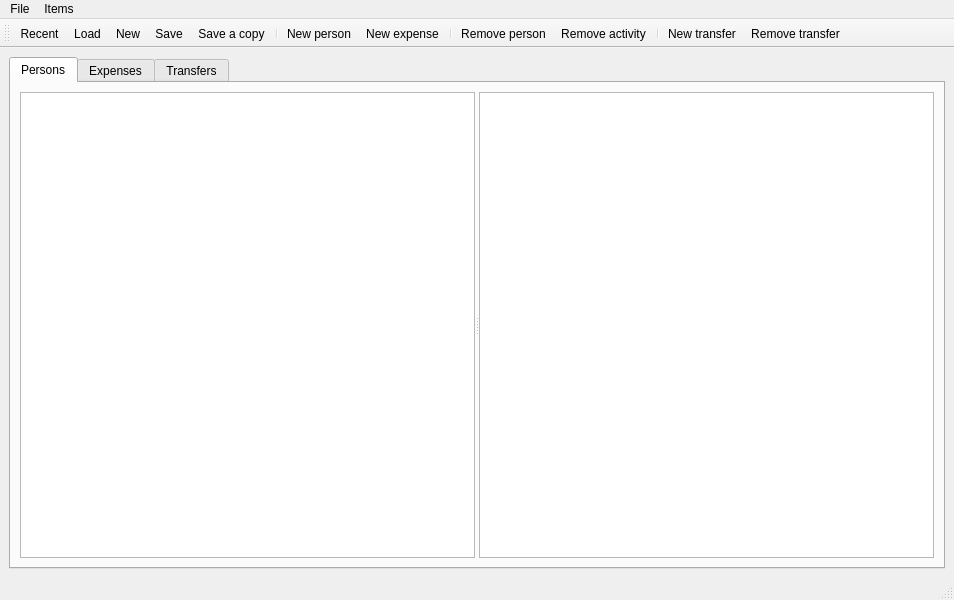
<?xml version="1.0" encoding="UTF-8"?>
<ui version="4.0">
 <class>caillasse</class>
 <widget class="QMainWindow" name="caillasse">
  <property name="geometry">
   <rect>
    <x>0</x>
    <y>0</y>
    <width>954</width>
    <height>600</height>
   </rect>
  </property>
  <property name="windowTitle">
   <string>Caillasse</string>
  </property>
  <widget class="QWidget" name="centralwidget">
   <layout class="QVBoxLayout" name="verticalLayout">
    <item>
     <widget class="QTabWidget" name="tabs">
      <property name="accessibleName">
       <string notr="true"/>
      </property>
      <property name="currentIndex">
       <number>0</number>
      </property>
      <widget class="QWidget" name="Persons">
       <attribute name="title">
        <string>Persons</string>
       </attribute>
       <layout class="QVBoxLayout" name="verticalLayout_3">
        <item>
         <widget class="QSplitter" name="splitter_2">
          <property name="orientation">
           <enum>Qt::Horizontal</enum>
          </property>
          <widget class="QTableView" name="all_persons">
           <property name="accessibleName">
            <string/>
           </property>
           <attribute name="horizontalHeaderVisible">
            <bool>true</bool>
           </attribute>
          </widget>
          <widget class="QTableView" name="one_person"/>
         </widget>
        </item>
       </layout>
      </widget>
      <widget class="QWidget" name="Expenses">
       <attribute name="title">
        <string>Expenses</string>
       </attribute>
       <layout class="QVBoxLayout" name="verticalLayout_2">
        <item>
         <widget class="QSplitter" name="splitter">
          <property name="orientation">
           <enum>Qt::Horizontal</enum>
          </property>
          <widget class="QTableView" name="all_expenses"/>
          <widget class="QTableView" name="one_expense"/>
         </widget>
        </item>
       </layout>
      </widget>
      <widget class="QWidget" name="transfers">
       <attribute name="title">
        <string>Transfers</string>
       </attribute>
       <layout class="QVBoxLayout" name="verticalLayout_4">
        <item>
         <widget class="QTableView" name="all_transfers"/>
        </item>
       </layout>
      </widget>
     </widget>
    </item>
   </layout>
  </widget>
  <widget class="QMenuBar" name="menubar">
   <property name="geometry">
    <rect>
     <x>0</x>
     <y>0</y>
     <width>954</width>
     <height>21</height>
    </rect>
   </property>
   <widget class="QMenu" name="menuLoad">
    <property name="title">
     <string>File</string>
    </property>
    <addaction name="actionNew"/>
    <addaction name="actionSave"/>
    <addaction name="actionSave_copy"/>
    <addaction name="actionLoad"/>
    <addaction name="actionRecent"/>
   </widget>
   <widget class="QMenu" name="menuItems">
    <property name="title">
     <string>Items</string>
    </property>
    <addaction name="actionNew_person"/>
    <addaction name="actionNew_expense"/>
    <addaction name="separator"/>
    <addaction name="actionRemove_person"/>
    <addaction name="actionRemove_activity"/>
   </widget>
   <addaction name="menuLoad"/>
   <addaction name="menuItems"/>
  </widget>
  <widget class="QStatusBar" name="statusbar"/>
  <widget class="QToolBar" name="toolBar">
   <property name="windowTitle">
    <string>toolBar</string>
   </property>
   <attribute name="toolBarArea">
    <enum>TopToolBarArea</enum>
   </attribute>
   <attribute name="toolBarBreak">
    <bool>false</bool>
   </attribute>
   <addaction name="actionRecent"/>
   <addaction name="actionLoad"/>
   <addaction name="actionNew"/>
   <addaction name="actionSave"/>
   <addaction name="actionSave_copy"/>
   <addaction name="separator"/>
   <addaction name="actionNew_person"/>
   <addaction name="actionNew_expense"/>
   <addaction name="separator"/>
   <addaction name="actionRemove_person"/>
   <addaction name="actionRemove_activity"/>
   <addaction name="separator"/>
   <addaction name="actionNew_transfer"/>
   <addaction name="actionRemove_transfer"/>
  </widget>
  <action name="actionSave">
   <property name="text">
    <string>Save</string>
   </property>
  </action>
  <action name="actionLoad">
   <property name="text">
    <string>Load</string>
   </property>
  </action>
  <action name="actionRecent">
   <property name="text">
    <string>Recent</string>
   </property>
  </action>
  <action name="actionSave_copy">
   <property name="text">
    <string>Save a copy</string>
   </property>
  </action>
  <action name="actionNew">
   <property name="text">
    <string>New</string>
   </property>
  </action>
  <action name="actionNew_person">
   <property name="text">
    <string>New person</string>
   </property>
   <property name="shortcut">
    <string>Ctrl+P</string>
   </property>
  </action>
  <action name="actionNew_expense">
   <property name="text">
    <string>New expense</string>
   </property>
   <property name="toolTip">
    <string>New expense</string>
   </property>
   <property name="shortcut">
    <string>Ctrl+E</string>
   </property>
  </action>
  <action name="actionRemove_person">
   <property name="text">
    <string>Remove person</string>
   </property>
  </action>
  <action name="actionRemove_activity">
   <property name="text">
    <string>Remove activity</string>
   </property>
  </action>
  <action name="actionNew_transfer">
   <property name="text">
    <string>New transfer</string>
   </property>
   <property name="shortcut">
    <string>Ctrl+T</string>
   </property>
  </action>
  <action name="actionRemove_transfer">
   <property name="text">
    <string>Remove transfer</string>
   </property>
  </action>
 </widget>
 <resources/>
 <connections/>
</ui>
